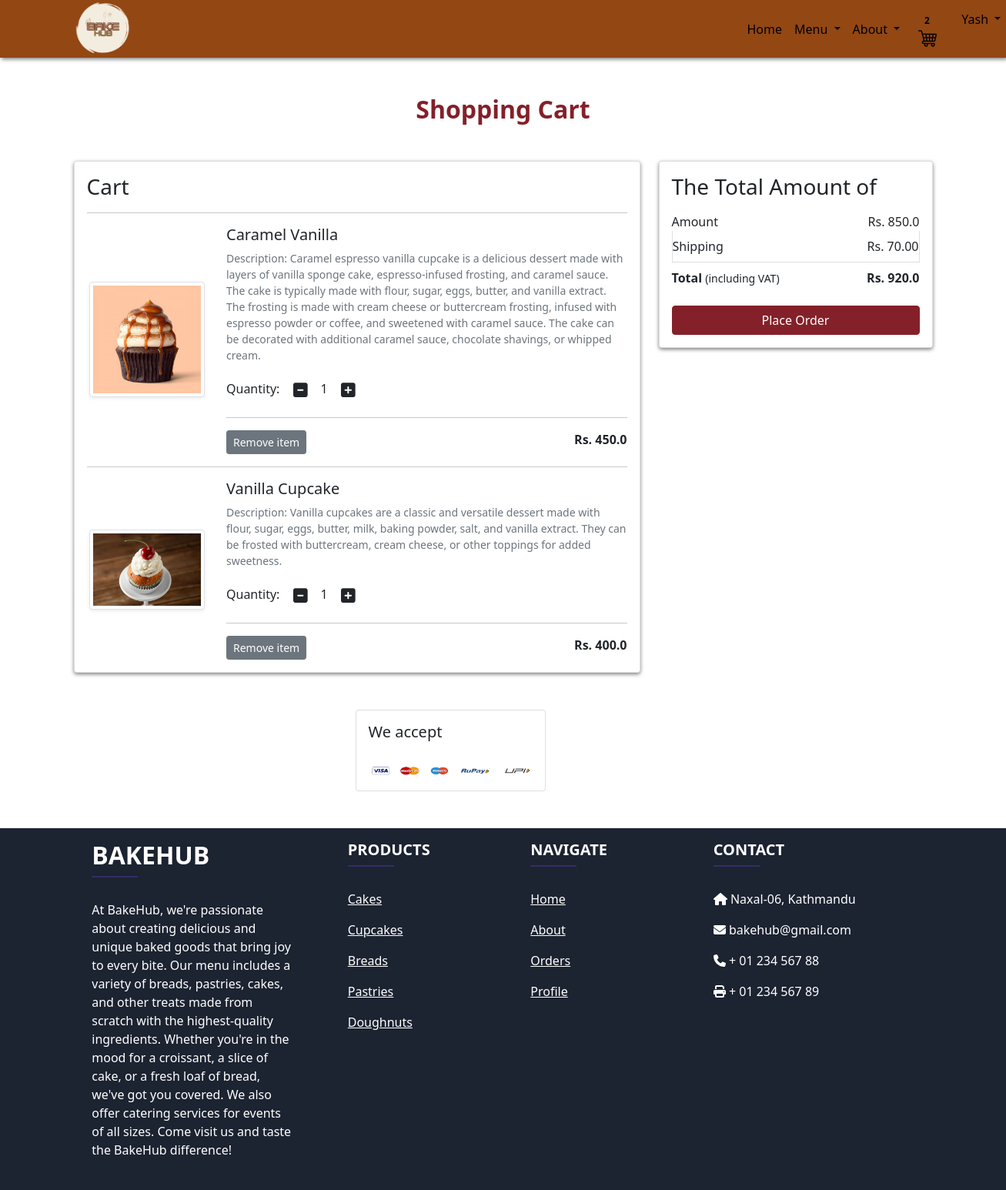
The app's page /cart/ (signed in) with its own data.
### app/models.py (models this page shows, shortened)
class Cart(models.Model):
    user = models.ForeignKey(User, on_delete= models.CASCADE)
    product = models.ForeignKey(Product, on_delete=models.CASCADE)
    quantity = models.PositiveIntegerField(default=1)

class Product(models.Model):
    title = models.CharField(max_length=100)
    selling_price = models.FloatField()
    discounted_price = models.FloatField()
    description = models.TextField()
    category = models.CharField(choices=CATEGORY_CHOICES, max_length=15)
    product_image = models.ImageField(upload_to='productsimg')

### app/views.py (the view)
# urls.py: path('cart/', views.show_cart, name='showcart'),
@login_required
def show_cart(request):
 totalitem = 0
 if request.user.is_authenticated:
  totalitem = len(Cart.objects.filter(user=request.user))
  user = request.user
  cart = Cart.objects.filter(user=user)
  amount = 0.0
  shipping_amount = 70.0
  total_amount = 0.0
  cart_product = [p for p in Cart.objects.all() if p.user==user]
  if cart_product:
   for p in cart_product:
    tempamount = (p.quantity * p.product.discounted_price)
    amount += tempamount
    total_amount = amount + shipping_amount
   return render(request, 'app/addtocart.html', {'carts':cart, 'total_amount':total_amount, 'amount':amount,'totalitem':totalitem})
  else:
   return render(request,'app/emptycart.html',{'totalitem':totalitem})

### app/templates/app/addtocart.html (shortened to what this page needs)
{% extends 'app/base.html' %}
{% load static %}
{% block main-content %}
<div class="container my-5">
 <div class="row">
  <h2 style="color: #842029;" class="text-center mb-5"><strong>Shopping Cart</strong></h2>
  <div class="col-sm-8">
  <div class="card" style="box-shadow:0px 2px 5px rgba(0, 0, 0, 0.5);">
   <div class="card-body">
    <h3>Cart</h3>
    {% for cart in carts %}
    <hr>
    <div class="row">
     <div class="col-sm-3 text-center align-self-center"><img src="{{cart.product.product_image.url}}" alt="" srcset="" class="img-fluid img-thumbnail shadow-sm" height="150" width="150"> </div>
     <div class="col-sm-9">
      <div>
       <h5>{{cart.product.title}}</h5>
       <p class="mb-2 text-muted small">Description: {{cart.product.description}}</p>
       <div class="my-3">
        <label for="quantity">Quantity:</label>
        <a class="minus-cart btn" pid="{{cart.product.id}}"><i class="fas fa-minus-square fa-lg"></i></a>
          <span id="quantity">{{cart.quantity}}</span>
        <a class="plus-cart btn" pid="{{cart.product.id}}"><i class="fas fa-plus-square fa-lg"></i></a>
       </div> <hr>
       <div class="d-flex justify-content-between">
        <a href="#" class="btn btn-sm btn-secondary mr-3 remove-cart" pid="{{cart.product.id}}">Remove item </a>
        <p class="mb-0"><span><strong>Rs. {{cart.product.discounted_price}}</strong></span></p>
       </div>
      </div>
     </div>
    </div>
    {% endfor %}
   </div>
   </div>
  </div>
  <div class="col-sm-4">
   <div class="card" style="box-shadow:0px 2px 5px rgba(0, 0, 0, 0.5)">
    <div class="card-body">
      <h3>The Total Amount of</h3>
      <ul class="list-group">
       <li class="list-group-item d-flex justify-content-between align-items-center border-0 px-0 pb-0">Amount<span>Rs. <span id="amount">{{amount}}</span></span></li>
       <li class="list-group-item d-flex justify-content-between align-items-center px-0">Shipping<span>Rs. 70.00</span></li>
       <li class="list-group-item d-flex justify-content-between align-items-center border-0 px-0 mb-3">
        <div>
           <strong>Total</strong> <small>(including VAT)</small>
         </div>
        <span><strong>Rs. <strong id="total_amount">{{total_amount}}</strong></strong></span>
       </li>
      </ul>
      <div class="d-grid"><a style="background-color: #842029;border-color:#842029; color:#fff" href="{% url 'checkout' %}" class="btn ">Place Order</a></div>
    </div>
   </div>
  </div>
 </div>
</div>
<div class="container">
 <div class="row">
  <div class="col-sm-8">
   <div class="card">
    <div class="card-body">
      <h5 class="mb-4">We accept</h5>
      <img src="{% static 'app/images/payment.png' %}" alt="" class="img-fluid">
    </div>
  </div>
  </div>
 </div>
</div>
{% endblock main-content %}

### app/templates/app/base.html (shortened to what this page needs)
<!doctype html>
{% load static %}
<html lang="en">
  <head>
    <link href="https://cdn.jsdelivr.net/npm/bootstrap@5.0.0-beta1/dist/css/bootstrap.min.css" rel="stylesheet">
    <link rel="stylesheet" href="{% static 'app/css/owl.carousel.min.css' %}">
    <link rel="stylesheet" href="{% static 'app/css/all.min.css' %}">
    <link rel="stylesheet" href="{% static 'app/css/style.css' %}">
    <link rel="stylesheet" href="{% static 'app/css/landing.css' %}">
  </head>
  <body style="background-color: #fff">
    <nav class="navbar navbar-expand-lg navbar-dark " style="background-color: #934713; box-shadow: 2px 2px 5px rgba(0, 0, 0, 0.5);height:75px">
     <div class="container">
       <a class="navbar-brand" href="/"><img src="{% static 'app/images/icons/bakelogo.png' %}" style="width:75px; height:75px;" alt="BakeHub"/></a>
       <div class="collapse navbar-collapse" id="navbarSupportedContent">
         <ul class="navbar-nav me-auto mb-2 mb-lg-0" style="margin-left:48.5rem;">
           <li class="nav-item">
             <a class="nav-link active" aria-current="page" style="color:#000;" href="/">Home</a>
           </li>
           <li class="nav-item dropdown">
             <a style="color:#000 !important;" class="nav-link dropdown-toggle text-white" href="#" id="bakeryDropdown" role="button" data-bs-toggle="dropdown" aria-expanded="false">
               Menu
             </a>
           </li>
           <li class="nav-item dropdown">
             <a style="color:#000 !important;" class="nav-link dropdown-toggle text-white" href="#" id="fashionDropdown" role="button" data-bs-toggle="dropdown" aria-expanded="false">
                About
              </a>
           </li>
         </ul>
         <div>
          <ul class="navbar-nav me-auto mb-2 mb-lg-0">
          {% if request.user.is_authenticated %}
            <li class="nav-item mx-2">
             <a  href="{% url 'showcart' %}" class="nav-link text-white="><span class="badge" style="color:#000; background-color:#dc354500;">{{totalitem}}</span><img src="{% static 'app/images/icons/shopcart.png' %}" alt="Cart"/></a>
            <li class="nav-item dropdown mx-2">
              <a style="color:#000;" class="nav-link dropdown-toggle" href="#" id="profileDropdown" role="button" data-bs-toggle="dropdown" aria-expanded="false">
                  {{request.user.username|capfirst}}
              </a>
            </li>
            {% endif %}
          </ul>
         </div>
       </div>
     </div>
    </nav>
    {% block main-content %} {% endblock main-content %}
     <footer
          class="text-center text-lg-start text-white"
          style="background-color: #1c2331"
          >
    <section class="">
      <div class="container text-center text-md-start mt-5">
        <div class="row mt-3">
          <div class="col-md-3 col-lg-4 col-xl-3 mx-auto mb-4">
            <h2 class="text-uppercase fw-bold">BakeHub</h2>
            <hr
                class="mb-4 mt-0 d-inline-block mx-auto"
                style="width: 60px; background-color: #7c4dff; height: 2px"
                />
            <p>
              At BakeHub, we're passionate about creating delicious and unique baked goods that bring joy to every bite.
                Our menu includes a variety of breads, pastries, cakes, and other treats made from scratch with the highest-quality ingredients.
                Whether you're in the mood for a croissant, a slice of cake, or a fresh loaf of bread, we've got you covered.
                We also offer catering services for events of all sizes. Come visit us and taste the BakeHub difference!
            </p>
          </div>
          <div class="col-md-2 col-lg-2 col-xl-2 mx-auto mb-4">
            <h5 class="text-uppercase fw-bold">Products</h5>
            <hr
                class="mb-4 mt-0 d-inline-block mx-auto"
                style="width: 60px; background-color: #7c4dff; height: 2px"
                />
            <p>
              <a href="#!" class="text-white">Cakes</a>
            </p>
            <p>
              <a href="#!" class="text-white">Cupcakes</a>
            </p>
            <p>
              <a href="#!" class="text-white">Breads</a>
            </p>
            <p>
              <a href="#!" class="text-white">Pastries</a>
            </p>
            <p>
              <a href="#!" class="text-white">Doughnuts</a>
            </p>
          </div>
          <div class="col-md-3 col-lg-2 col-xl-2 mx-auto mb-4">
            <h5 class="text-uppercase fw-bold">Navigate</h5>
            <hr
                class="mb-4 mt-0 d-inline-block mx-auto"
                style="width: 60px; background-color: #7c4dff; height: 2px"
                />
            <p>
              <a href="/" class="text-white">Home</a>
            </p>
            <p>
              <a href="{% url 'aboutus' %}" class="text-white">About</a>
            </p>
            <p>
              <a href="{% url 'orders' %}" class="text-white">Orders</a>
            </p>
            <p>
              <a href="{% url 'profile' %}" class="text-white">Profile</a>
            </p>
          </div>
          <div class="col-md-4 col-lg-3 col-xl-3 mx-auto mb-md-0 mb-4">
            <h5 class="text-uppercase fw-bold">Contact</h5>
            <hr
                class="mb-4 mt-0 d-inline-block mx-auto"
                style="width: 60px; background-color: #7c4dff; height: 2px"
                />
            <p><i class="fas fa-home mr-3"></i> Naxal-06, Kathmandu</p>
            <p><i class="fas fa-envelope mr-3"></i> bakehub@gmail.com</p>
            <p><i class="fas fa-phone mr-3"></i> + 01 234 567 88</p>
            <p><i class="fas fa-print mr-3"></i> + 01 234 567 89</p>
          </div>
        </div>
      </div>
    </section>
  </footer>
  </body>
</html>

### app/static/app/css/landing.css (style rules this page uses)
.container { display: flex; justify-content: center; align-items: center; background-color: #f5f5f500; }

### records on screen
Cart: product.product_image (picture), product "Caramel Vanilla", product.description "Caramel espresso vanilla cupcake is a delicious dessert made with layers of vanilla sponge cake, espresso-infused frosting, and caramel sauce. The cake is typically made with flour, sugar, eggs, butter, and vanilla extract. The frosting is made with cream cheese or buttercream frosting, infused with espresso powder or coffee, and sweetened with caramel sauce. The cake can be decorated with additional caramel sauce, chocolate shavings, or whipped cream.", quantity "1", product.discounted_price "450.0"
Cart: product.product_image (picture), product "Vanilla Cupcake", product.description "Vanilla cupcakes are a classic and versatile dessert made with flour, sugar, eggs, butter, milk, baking powder, salt, and vanilla extract. They can be frosted with buttercream, cream cheese, or other toppings for added sweetness.", quantity "1", product.discounted_price "400.0"

### other values on screen
{{ totalitem }} "2"
{{ request.user.username|capfirst }} "Yash"
{{ amount }} "850.0"
{{ total_amount }} "920.0"
